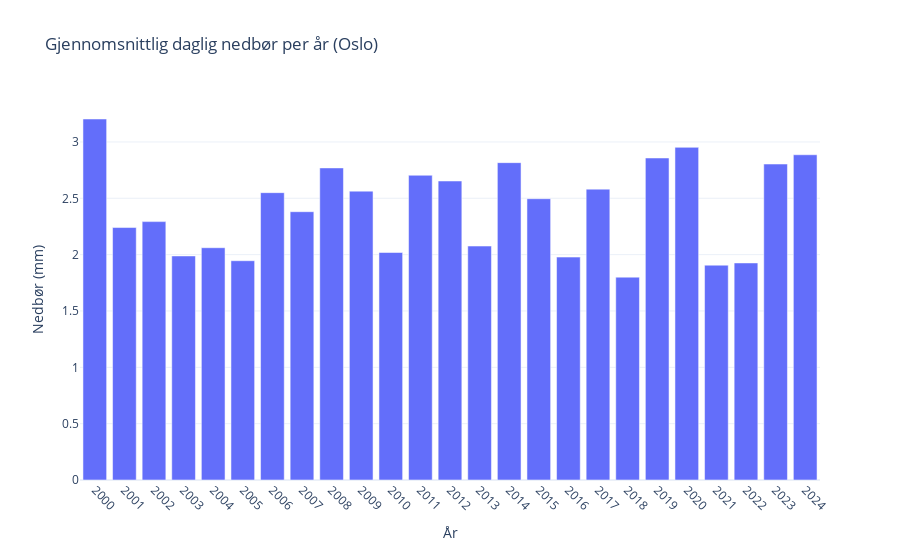

The code cell stored with this chart in its notebook:
### Markdown cell above
### Gjennomsnittlig nedbør per år

### Code cell
df_mean = ys.compute_yearly(
    city,
    element_id,
)

fig = go.Figure()
fig.add_trace(
    go.Bar(
        x=df_mean["year"],
        y=df_mean["value"],
        name=city,
    ),
)
fig.update_layout(
    title=f"Gjennomsnittlig daglig nedbør per år ({city})",
    xaxis=dict(
        title="År",
        tickmode="array",
        tickvals=df_mean["year"],
        ticktext=df_mean["year"],
        tickangle=45,
    ),
    yaxis_title="Nedbør (mm)",
    template="plotly_white",
)
fig.show()

### Figure 1 — Plotly figure (JSON) as saved in the notebook; plotly's stock layout.template omitted (floating-point values rounded to 4 significant figures)
{"data": [{"name": "Oslo", "type": "bar", "x": [2000, 2001, 2002, 2003, 2004, 2005, 2006, 2007, 2008, 2009, 2010, 2011, 2012, 2013, 2014, 2015, 2016, 2017, 2018, 2019, 2020, 2021, 2022, 2023, 2024], "y": [3.204, 2.241, 2.293, 1.988, 2.061, 1.946, 2.55, 2.381, 2.77, 2.564, 2.019, 2.705, 2.654, 2.076, 2.816, 2.496, 1.978, 2.581, 1.8, 2.858, 2.952, 1.907, 1.926, 2.804, 2.887]}], "layout": {"title": {"text": "Gjennomsnittlig daglig nedbør per år (Oslo)"}, "xaxis": {"tickangle": 45, "tickmode": "array", "ticktext": [2000, 2001, 2002, 2003, 2004, 2005, 2006, 2007, 2008, 2009, 2010, 2011, 2012, 2013, 2014, 2015, 2016, 2017, 2018, 2019, 2020, 2021, 2022, 2023, 2024], "tickvals": [2000, 2001, 2002, 2003, 2004, 2005, 2006, 2007, 2008, 2009, 2010, 2011, 2012, 2013, 2014, 2015, 2016, 2017, 2018, 2019, 2020, 2021, 2022, 2023, 2024], "title": {"text": "År"}}, "yaxis": {"title": {"text": "Nedbør (mm)"}}}}
